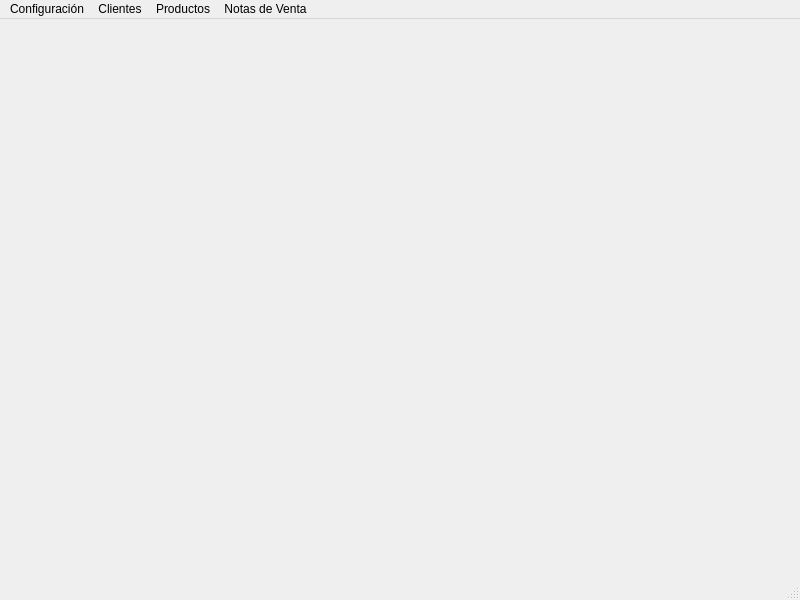
<?xml version="1.0" encoding="UTF-8"?>
<ui version="4.0">
 <class>MainWindow</class>
 <widget class="QMainWindow" name="MainWindow">
  <property name="geometry">
   <rect>
    <x>0</x>
    <y>0</y>
    <width>800</width>
    <height>600</height>
   </rect>
  </property>
  <property name="windowTitle">
   <string>YOSSNAIDER</string>
  </property>
  <property name="windowIcon">
   <iconset>
    <normaloff>Recursos/clientes.png</normaloff>Recursos/clientes.png</iconset>
  </property>
  <widget class="QWidget" name="centralwidget"/>
  <widget class="QMenuBar" name="menubar">
   <property name="geometry">
    <rect>
     <x>0</x>
     <y>0</y>
     <width>800</width>
     <height>26</height>
    </rect>
   </property>
   <widget class="QMenu" name="menuConfiguraci_n">
    <property name="title">
     <string>Configuración</string>
    </property>
    <addaction name="actionCiudades"/>
    <addaction name="separator"/>
    <addaction name="actionCobradores"/>
   </widget>
   <widget class="QMenu" name="menuClientes">
    <property name="title">
     <string>Clientes</string>
    </property>
    <addaction name="actionRegistro_de_Clientes"/>
    <addaction name="actionCuentas_por_Cobbrar"/>
    <addaction name="actionPagos"/>
   </widget>
   <widget class="QMenu" name="menuProductos">
    <property name="title">
     <string>Productos</string>
    </property>
    <addaction name="actionRegistro_de_Productos"/>
    <addaction name="actionInventario"/>
    <addaction name="actionReportes"/>
   </widget>
   <widget class="QMenu" name="menuNotas_de_Venta">
    <property name="title">
     <string>Notas de Venta</string>
    </property>
    <addaction name="actionRegistro"/>
    <addaction name="actionReporte"/>
   </widget>
   <addaction name="menuConfiguraci_n"/>
   <addaction name="menuClientes"/>
   <addaction name="menuProductos"/>
   <addaction name="menuNotas_de_Venta"/>
  </widget>
  <widget class="QStatusBar" name="statusbar"/>
  <action name="actionCiudades">
   <property name="text">
    <string>Ciudades</string>
   </property>
  </action>
  <action name="actionCobradores">
   <property name="text">
    <string>Cobradores</string>
   </property>
  </action>
  <action name="actionRegistro_de_Clientes">
   <property name="text">
    <string>Registro de Clientes</string>
   </property>
  </action>
  <action name="actionCuentas_por_Cobbrar">
   <property name="text">
    <string>Cuentas por Cobrar</string>
   </property>
  </action>
  <action name="actionRegistro_de_Productos">
   <property name="text">
    <string>Registro de Productos</string>
   </property>
  </action>
  <action name="actionInventario">
   <property name="text">
    <string>Inventario</string>
   </property>
  </action>
  <action name="actionPagos">
   <property name="text">
    <string>pagos</string>
   </property>
  </action>
  <action name="actionReportes">
   <property name="text">
    <string>Reportes</string>
   </property>
  </action>
  <action name="actionRegistro">
   <property name="text">
    <string>Registro</string>
   </property>
  </action>
  <action name="actionReporte">
   <property name="text">
    <string>Reportes</string>
   </property>
  </action>
 </widget>
 <resources/>
 <connections/>
</ui>
